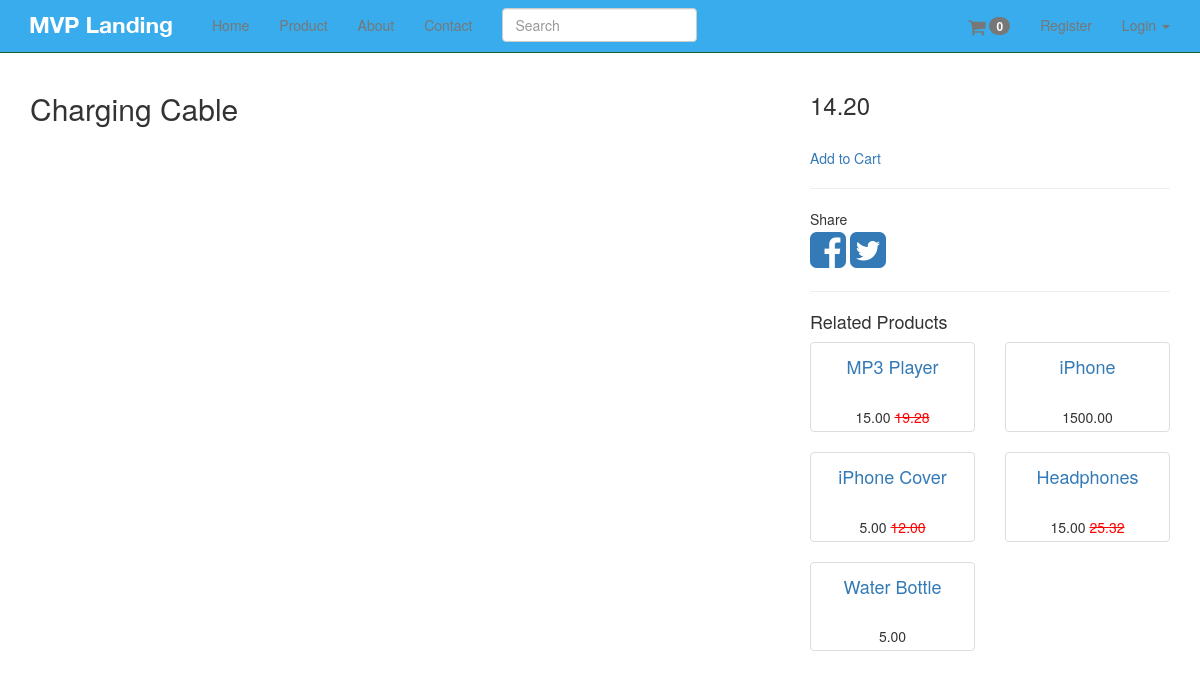
/products/5/, run on an earlier commit of the app's database.
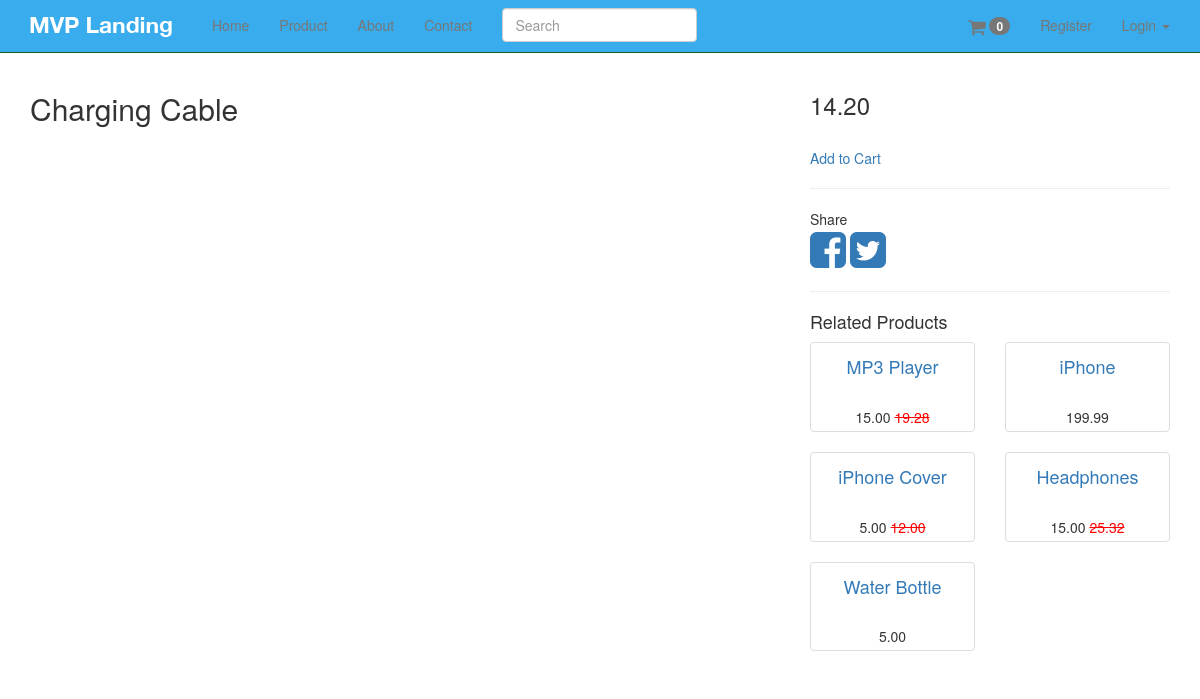
And on a later commit of the database.
### products/models.py (models this page shows, shortened)
class Product(models.Model):
    title = models.CharField(max_length=120)
    description = models.TextField(blank=True, null=True)
    price = models.DecimalField(decimal_places=2, max_digits=10)
    active = models.BooleanField(default=True)
    categories = models.ManyToManyField('Category', blank=True)
    default = models.ForeignKey('Category', related_name='default_category', null=True, blank=True)
    objects = ProductManager()
    class Meta:
        ordering = ["-title"]
    def get_absolute_url(self):
        return reverse("product_detail", kwargs={"pk": self.pk})
    def get_image_url(self):
        img = self.productimage_set.first()
        if img:
            return img.image.url
        return img #None

class Variation(models.Model):
    product = models.ForeignKey(Product)
    title = models.CharField(max_length=120)
    price = models.DecimalField(decimal_places=2, max_digits=10)
    sale_price = models.DecimalField(decimal_places=2, max_digits=10, null=True, blank=True)
    active = models.BooleanField(default=True)
    inventory = models.IntegerField(null=True, blank=True)   # refer none == unlimited amount
    def get_html_price(self):
        if self.sale_price is not None:
            html_text = "<span class='sale-price'>%s</span> <span class='og-price'>%s</span>" %(self.sale_price, self.price)
        else:
            html_text = "<span class='price'>%s</span>" % self.price
        return mark_safe(html_text)

### products/views.py (the view)
# urls.py: url(r'^(?P<pk>\d+)/$', ProductDetailView.as_view(), name='product_detail'),
class ProductDetailView(DetailView):
    model = Product
    def get_context_data(self, *args, **kwargs):
        context = super(ProductDetailView, self).get_context_data(*args, **kwargs)
        instance = self.get_object()
        context["related"] = sorted(Product.objects.get_related(instance)[:6], key= lambda x: random.random())
        return context

### products/models.py (called while the page is built)
    def active(self):
        return self.filter(active=True)

    def get_queryset(self):
        return ProductQuerySet(self.model, using=self._db)

    def all(self, *args, **kwargs):
        return self.get_queryset().active()

    def get_related(self, instance):
        products_one = self.get_queryset().filter(categories__in=instance.categories.all())
        products_two = self.get_queryset().filter(default=instance.default)
        qs = (products_one | products_two).exclude(id=instance.id).distinct()
        return qs

### templates/products/product_detail.html (shortened to what this page needs)
{% extends 'base.html' %}
{% block content %}
    <div class="row">
        <div class="col-sm-8">
            <h2>{{ object.title }}</h2>
        </div>
        <div class="col-sm-4">
            {% if object.variation_set.count > 1 %}
                <h3 id="price">{{ object.variation_set.first.price }}</h3>
                <select class="form-control variation_select">
                    {% for vari_obj in object.variation_set.all %}
                        <option data-img="/media/products/iphone-cover/iphone-cover-2_owgp0rB.jpg"
                                data-sale-price="{{ vari_obj.sale_price }}" data-price="{{ vari_obj.price }}"
                                value="{{ vari_obj.id }}">{{ vari_obj }}</option>
                    {% endfor %}
                </select>
            {% else %}
                <h3 id="price">
                    {% if object.variation_set.first.sale_price %}
                        {{ object.variation_set.first.sale_price }}
                        <small class='og-price'>{{ object.variation_set.first.price }}</small>
                    {% else %}
                        {{ object.variation_set.first.price }}
                    {% endif %}
                </h3>
            {% endif %}
            <br>
            <a href="#">Add to Cart</a>
            <br>
            <hr>
            <p>
                Share <br>
                <a href="https://www.facebook.com/sharer/sharer.php?u={{ request.build_absolute_uri }}">
                    <i class="fa fa-facebook-square fa-3x"></i>
                </a>
                <a href="https://twitter.com/home?status=I'm%20going%20to%20learn%20to%20Code...%20Come%20build%20an%20web%20apsp%20with%20me!%20%23CFE%20and%20@justinmitchel%20http://codingforentrepreneurs.com/">
                    <i class="fa fa-twitter-square fa-3x"></i>
                </a>
            </p>
            <hr>
            <h4>Related Products</h4>
            <div class="row">
                {% for product in related %}
                    <div class="col-xs-6">
                        {% with product=product %}
                            {% with price="True" %}
                                {% include "products/product_thumbnail.html" %}
                            {% endwith %}
                        {% endwith %}
                    </div>
                    {% cycle '' '</div><div class="row">' %}
                {% endfor %}
            </div>
        </div>
    </div>
{% endblock %}

### templates/products/product_thumbnail.html (shortened to what this page needs)
<div class="thumbnail text-center">
    <h4><a href="{{ product.get_absolute_url }}">{{ product.title }}</a></h4>
    {% if product.get_image_url %}
        <br/>
    {% endif %}
    {% if price == "True" %}
        {{ product.variation_set.first.get_html_price }}
    {% endif %}
</div>

What changed in the data, as far as the page shows it:
changed through a linked row, Product "iPhone": variation_set.first.get_html_price "1500.00" → "199.99"
